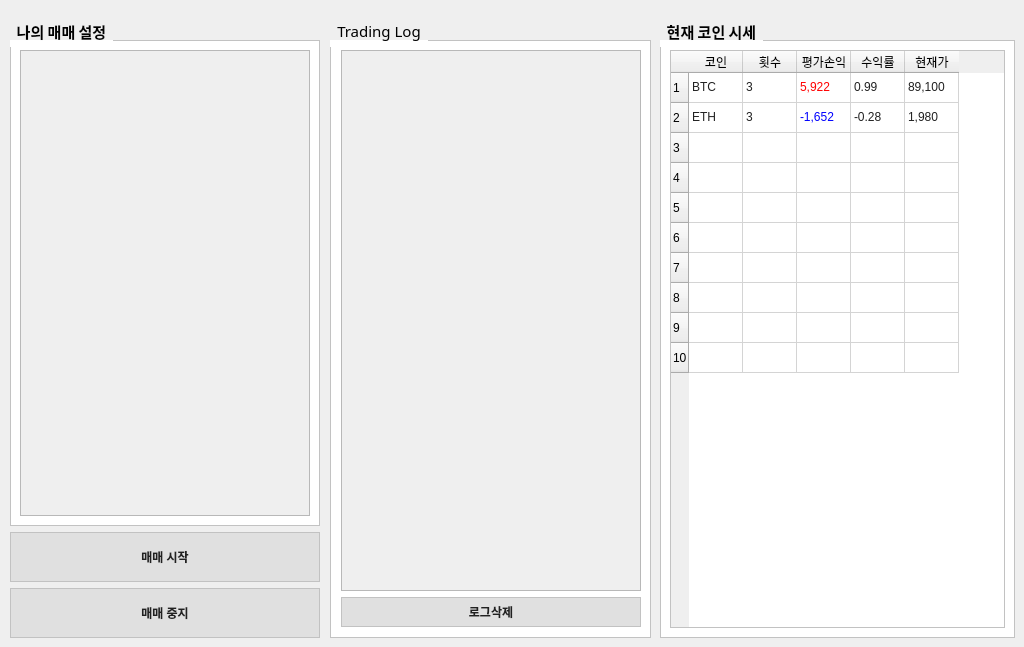
      <widget class="QWidget" name="tab_trading">
       <attribute name="title">
        <string>트레이딩</string>
       </attribute>
       <widget class="QGroupBox" name="right_panel">
        <property name="geometry">
         <rect>
          <x>660</x>
          <y>20</y>
          <width>355</width>
          <height>618</height>
         </rect>
        </property>
        <property name="font">
         <font>
          <family>맑은 고딕</family>
          <pointsize>11</pointsize>
          <bold>true</bold>
         </font>
        </property>
        <property name="styleSheet">
         <string notr="true">QGroupBox {
  background-color: white;
  border: 1px solid #C2C2C2;
  margin-top: 20px;
}

QGroupBox::title {
  subcontrol-origin: margin;
  subcontrol-position: top left;
  padding: 0px 5px 5px 5px;
}</string>
        </property>
        <property name="title">
         <string>현재 코인 시세</string>
        </property>
        <layout class="QVBoxLayout" name="verticalLayout_8">
         <item>
          <widget class="QTableWidget" name="coin_table">
           <property name="styleSheet">
            <string notr="true">QTableWidget {
  border: 1px solid #C2C2C2;
  background-color: white;
  color: #212121;
}

QTableWidget::item:selected {
  background-color: #E0E0E0;
}

QTableWidget::item {
 alignment: center;
}</string>
           </property>
           <property name="verticalScrollBarPolicy">
            <enum>Qt::ScrollBarPolicy::ScrollBarAlwaysOff</enum>
           </property>
           <property name="horizontalScrollBarPolicy">
            <enum>Qt::ScrollBarPolicy::ScrollBarAlwaysOff</enum>
           </property>
           <property name="sizeAdjustPolicy">
            <enum>QAbstractScrollArea::SizeAdjustPolicy::AdjustIgnored</enum>
           </property>
           <property name="autoScroll">
            <bool>false</bool>
           </property>
           <property name="textElideMode">
            <enum>Qt::TextElideMode::ElideMiddle</enum>
           </property>
           <property name="rowCount">
            <number>10</number>
           </property>
           <property name="columnCount">
            <number>5</number>
           </property>
           <attribute name="horizontalHeaderCascadingSectionResizes">
            <bool>true</bool>
           </attribute>
           <attribute name="horizontalHeaderMinimumSectionSize">
            <number>19</number>
           </attribute>
           <attribute name="horizontalHeaderDefaultSectionSize">
            <number>54</number>
           </attribute>
           <attribute name="verticalHeaderMinimumSectionSize">
            <number>20</number>
           </attribute>
           <attribute name="verticalHeaderDefaultSectionSize">
            <number>30</number>
           </attribute>
           <row/>
           <row/>
           <row/>
           <row/>
           <row/>
           <row/>
           <row/>
           <row/>
           <row/>
           <row/>
           <column>
            <property name="text">
             <string>코인</string>
            </property>
           </column>
           <column>
            <property name="text">
             <string>횟수</string>
            </property>
           </column>
           <column>
            <property name="text">
             <string>평가손익</string>
            </property>
           </column>
           <column>
            <property name="text">
             <string>수익률</string>
            </property>
           </column>
           <column>
            <property name="text">
             <string>현재가</string>
            </property>
           </column>
           <item row="0" column="0">
            <property name="text">
             <string>BTC</string>
            </property>
           </item>
           <item row="0" column="1">
            <property name="text">
             <string>3</string>
            </property>
           </item>
           <item row="0" column="2">
            <property name="text">
             <string>5,922</string>
            </property>
            <property name="foreground">
             <brush brushstyle="SolidPattern">
              <color alpha="255">
               <red>255</red>
               <green>0</green>
               <blue>0</blue>
              </color>
             </brush>
            </property>
           </item>
           <item row="0" column="3">
            <property name="text">
             <string>0.99</string>
            </property>
            <property name="background">
             <brush brushstyle="NoBrush">
              <color alpha="255">
               <red>255</red>
               <green>38</green>
               <blue>0</blue>
              </color>
             </brush>
            </property>
            <property name="foreground">
             <brush brushstyle="NoBrush">
              <color alpha="255">
               <red>255</red>
               <green>38</green>
               <blue>0</blue>
              </color>
             </brush>
            </property>
           </item>
           <item row="0" column="4">
            <property name="text">
             <string>89,100</string>
            </property>
           </item>
           <item row="1" column="0">
            <property name="text">
             <string>ETH</string>
            </property>
           </item>
           <item row="1" column="1">
            <property name="text">
             <string>3</string>
            </property>
           </item>
           <item row="1" column="2">
            <property name="text">
             <string>-1,652</string>
            </property>
            <property name="foreground">
             <brush brushstyle="SolidPattern">
              <color alpha="255">
               <red>0</red>
               <green>0</green>
               <blue>255</blue>
              </color>
             </brush>
            </property>
           </item>
           <item row="1" column="3">
            <property name="text">
             <string>-0.28</string>
            </property>
            <property name="foreground">
             <brush brushstyle="NoBrush">
              <color alpha="255">
               <red>19</red>
               <green>49</green>
               <blue>245</blue>
              </color>
             </brush>
            </property>
           </item>
           <item row="1" column="4">
            <property name="text">
             <string>1,980</string>
            </property>
           </item>
           <item row="2" column="0">
            <property name="text">
             <string/>
            </property>
           </item>
           <item row="2" column="1">
            <property name="text">
             <string/>
            </property>
           </item>
           <item row="2" column="2">
            <property name="text">
             <string/>
            </property>
            <property name="foreground">
             <brush brushstyle="SolidPattern">
              <color alpha="255">
               <red>255</red>
               <green>0</green>
               <blue>0</blue>
              </color>
             </brush>
            </property>
           </item>
           <item row="2" column="3">
            <property name="text">
             <string/>
            </property>
           </item>
           <item row="2" column="4">
            <property name="text">
             <string/>
            </property>
           </item>
          </widget>
         </item>
        </layout>
       </widget>
       <widget class="QGroupBox" name="middle_panel">
        <property name="geometry">
         <rect>
          <x>330</x>
          <y>20</y>
          <width>321</width>
          <height>618</height>
         </rect>
        </property>
        <property name="minimumSize">
         <size>
          <width>300</width>
          <height>0</height>
         </size>
        </property>
        <property name="font">
         <font>
          <family>맑은 고딕</family>
          <pointsize>11</pointsize>
          <bold>false</bold>
         </font>
        </property>
        <property name="styleSheet">
         <string notr="true">QGroupBox {
  background-color: white;
  border: 1px solid #C2C2C2;
  margin-top: 20px;
}

QGroupBox::title {
  subcontrol-origin: margin;
  subcontrol-position: top left;
  padding: 0px 5px 5px 5px;
}</string>
        </property>
        <property name="title">
         <string>Trading Log</string>
        </property>
        <layout class="QVBoxLayout" name="verticalLayout_7">
         <property name="leftMargin">
          <number>10</number>
         </property>
         <property name="bottomMargin">
          <number>10</number>
         </property>
         <item>
          <widget class="QScrollArea" name="scrollArea_log">
           <property name="widgetResizable">
            <bool>true</bool>
           </property>
           <widget class="QWidget" name="scrollAreaWidgetContents2">
            <property name="geometry">
             <rect>
              <x>0</x>
              <y>0</y>
              <width>295</width>
              <height>530</height>
             </rect>
            </property>
           </widget>
          </widget>
         </item>
         <item>
          <widget class="QPushButton" name="log_clear">
           <property name="styleSheet">
            <string notr="true">QPushButton {
  background-color: #E0E0E0;
  border: 1px solid #C2C2C2;
  color: #212121;
  font-weight: bold;
  padding: 5px;
}

QPushButton:hover {
  background-color: #D0D0D0;
}</string>
           </property>
           <property name="text">
            <string>로그삭제</string>
           </property>
          </widget>
         </item>
        </layout>
       </widget>
       <widget class="QWidget" name="left_panel" native="true">
        <property name="geometry">
         <rect>
          <x>0</x>
          <y>20</y>
          <width>330</width>
          <height>618</height>
         </rect>
        </property>
        <property name="minimumSize">
         <size>
          <width>330</width>
          <height>0</height>
         </size>
        </property>
        <property name="maximumSize">
         <size>
          <width>330</width>
          <height>16777215</height>
         </size>
        </property>
        <layout class="QVBoxLayout" name="verticalLayout_2">
         <property name="leftMargin">
          <number>10</number>
         </property>
         <property name="topMargin">
          <number>0</number>
         </property>
         <property name="rightMargin">
          <number>10</number>
         </property>
         <property name="bottomMargin">
          <number>0</number>
         </property>
         <item>
          <widget class="QGroupBox" name="groupBox">
           <property name="font">
            <font>
             <family>맑은 고딕</family>
             <pointsize>11</pointsize>
             <bold>true</bold>
            </font>
           </property>
           <property name="styleSheet">
            <string notr="true">QGroupBox {
  background-color: white;
  border: 1px solid #C2C2C2;
  margin-top: 20px;
}

QGroupBox::title {
  subcontrol-origin: margin;
  subcontrol-position: top left;
  padding: 0px 5px 5px 5px;
}</string>
           </property>
           <property name="title">
            <string>나의 매매 설정</string>
           </property>
           <layout class="QVBoxLayout" name="verticalLayout_3">
            <item>
             <widget class="QScrollArea" name="scrollArea_setting">
              <property name="enabled">
               <bool>true</bool>
              </property>
              <property name="widgetResizable">
               <bool>true</bool>
              </property>
              <widget class="QWidget" name="scrollAreaWidgetContents1">
               <property name="geometry">
                <rect>
                 <x>0</x>
                 <y>0</y>
                 <width>282</width>
                 <height>442</height>
                </rect>
               </property>
              </widget>
             </widget>
            </item>
           </layout>
          </widget>
         </item>
         <item>
          <widget class="QPushButton" name="start_button">
           <property name="minimumSize">
            <size>
             <width>0</width>
             <height>50</height>
            </size>
           </property>
           <property name="styleSheet">
            <string notr="true">QPushButton {
  background-color: #E0E0E0;
  border: 1px solid #C2C2C2;
  color: #212121;
  font-weight: bold;
}

QPushButton:hover {
  background-color: #D0D0D0;
}</string>
           </property>
           <property name="text">
            <string>매매 시작</string>
           </property>
          </widget>
         </item>
         <item>
          <widget class="QPushButton" name="stop_button">
           <property name="minimumSize">
            <size>
             <width>0</width>
             <height>50</height>
            </size>
           </property>
           <property name="styleSheet">
            <string notr="true">QPushButton {
  background-color: #E0E0E0;
  border: 1px solid #C2C2C2;
  color: #212121;
  font-weight: bold;
}

QPushButton:hover {
  background-color: #D0D0D0;
}</string>
           </property>
           <property name="text">
            <string>매매 중지</string>
           </property>
          </widget>
         </item>
        </layout>
       </widget>
      </widget>
